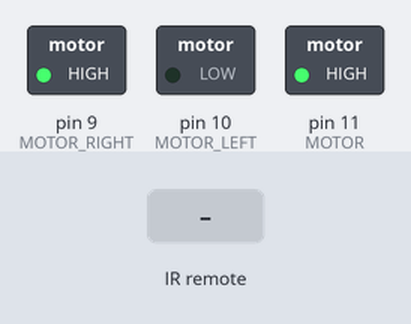
This sketch was run on a simulated Arduino Uno, built with avr-gcc and run on an emulated ATmega328P. On the bench: switched loads named in the sketch (green lamp = pin HIGH). Inputs (shaded band) come from the test bench.

Above: at 1.2 s.
1.3 s: infrared code 0x0 received
At 2.3 s:
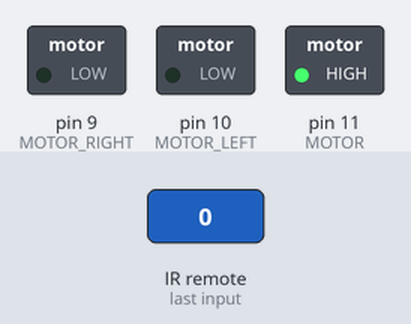
2.8 s: infrared code 0x4 received
At 3.4 s:
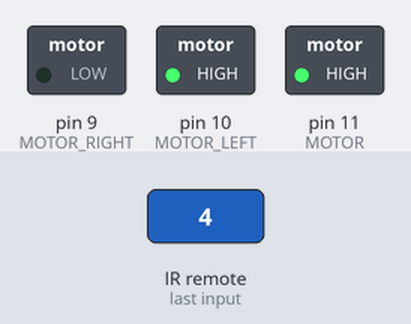
4.3 s: infrared code 0x6 received
At 4.6 s:
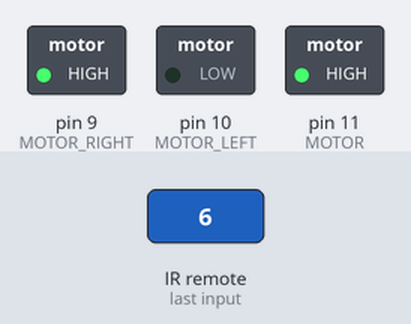
Timing chart, 0 to 7.3 s (numbered marks = the images above; inputs shaded):
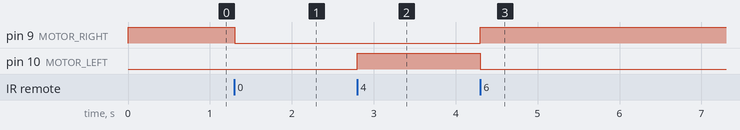

The sketch:

motor-cc_acionador-l293d_infravermelho1.ino
```cpp
#include <IRremote.h>

#define MOTOR 11
#define MOTOR_RIGHT 9
#define MOTOR_LEFT 10
#define SENSOR_INFRAVERMELHO 12

// Cria um objeto IRrecv para ler os dados do sensor
IRrecv sensorInfravemelho(SENSOR_INFRAVERMELHO);

void setup()
{
  pinMode(MOTOR, OUTPUT);
  pinMode(MOTOR_RIGHT, OUTPUT);
  pinMode(MOTOR_LEFT, OUTPUT);

  // Liga o motor e inicia a rotação no sentido horário
  analogWrite(MOTOR,255);
  digitalWrite(MOTOR_RIGHT,HIGH);
  digitalWrite(MOTOR_LEFT,LOW);

  // Inicia a leitura do sinal infravermelho pelo sensor
  sensorInfravemelho.enableIRIn();

}

void loop()
{
  // Verifica se um sinal infravermelho foi detectado
  if(sensorInfravemelho.decode()){

    // Lê o valor do botão pressionado
    int pressedButton = sensorInfravemelho.decodedIRData.command;

    switch(pressedButton){
    	case 0:
      		// Para o motor
      		digitalWrite(MOTOR_RIGHT,LOW);
  			digitalWrite(MOTOR_LEFT,LOW);
      		break;
      	case 4:
      		// Roda o motor no sentido anti-horário
      		digitalWrite(MOTOR_RIGHT,LOW);
  			digitalWrite(MOTOR_LEFT,HIGH);
     		break;
      	case 6:
      		// Roda o motor no sentido horário
      		digitalWrite(MOTOR_RIGHT,HIGH);
  			digitalWrite(MOTOR_LEFT,LOW);
     		break;
      	default:
      		break;
    }

    // Retoma a leitura do sinal infravermelho pelo sensor
    sensorInfravemelho.resume();
  }
}
```

Measured:
- after the input at 1.3 s, pin 9 (MOTOR_RIGHT): HIGH → LOW at once
- after the input at 2.8 s, pin 10 (MOTOR_LEFT): LOW → HIGH at once
- after the input at 4.3 s, pin 9 (MOTOR_RIGHT): LOW → HIGH at once; pin 10 (MOTOR_LEFT): HIGH → LOW at once
